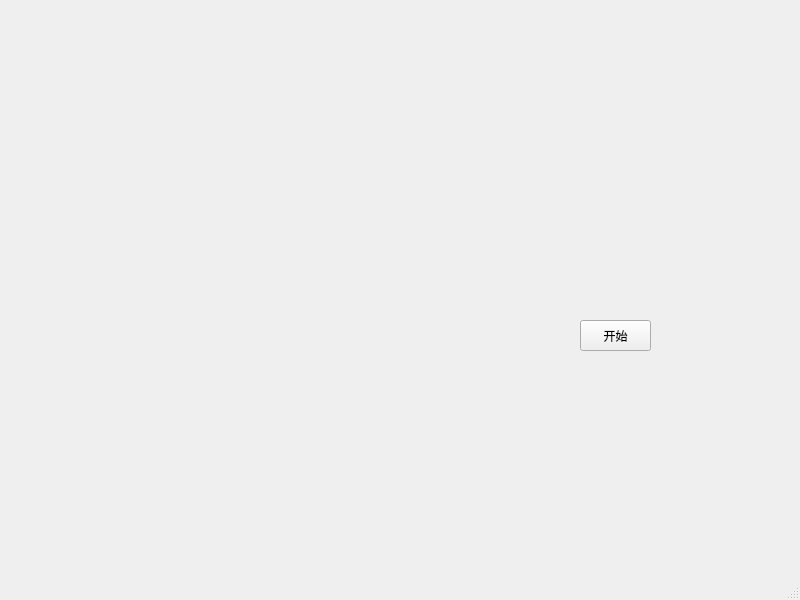
<?xml version="1.0" encoding="UTF-8"?>
<ui version="4.0">
 <class>MainWindow</class>
 <widget class="QMainWindow" name="MainWindow">
  <property name="geometry">
   <rect>
    <x>0</x>
    <y>0</y>
    <width>800</width>
    <height>600</height>
   </rect>
  </property>
  <property name="windowTitle">
   <string>MainWindow</string>
  </property>
  <widget class="QWidget" name="centralwidget">
   <widget class="QPushButton" name="pushButton">
    <property name="geometry">
     <rect>
      <x>580</x>
      <y>320</y>
      <width>71</width>
      <height>31</height>
     </rect>
    </property>
    <property name="text">
     <string>开始</string>
    </property>
   </widget>
  </widget>
  <widget class="QMenuBar" name="menubar">
   <property name="geometry">
    <rect>
     <x>0</x>
     <y>0</y>
     <width>800</width>
     <height>17</height>
    </rect>
   </property>
  </widget>
  <widget class="QStatusBar" name="statusbar"/>
 </widget>
 <resources/>
 <connections/>
</ui>
